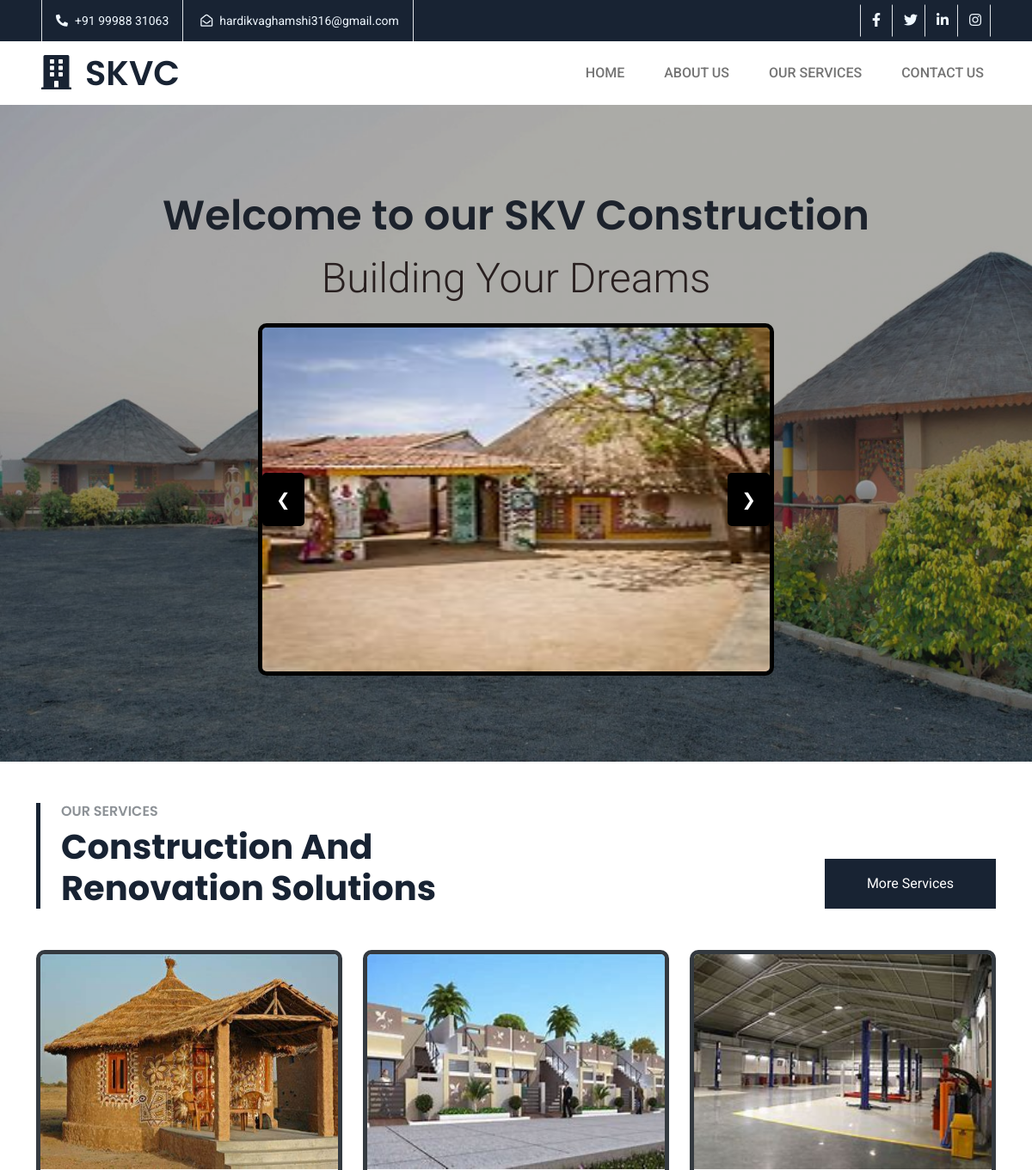
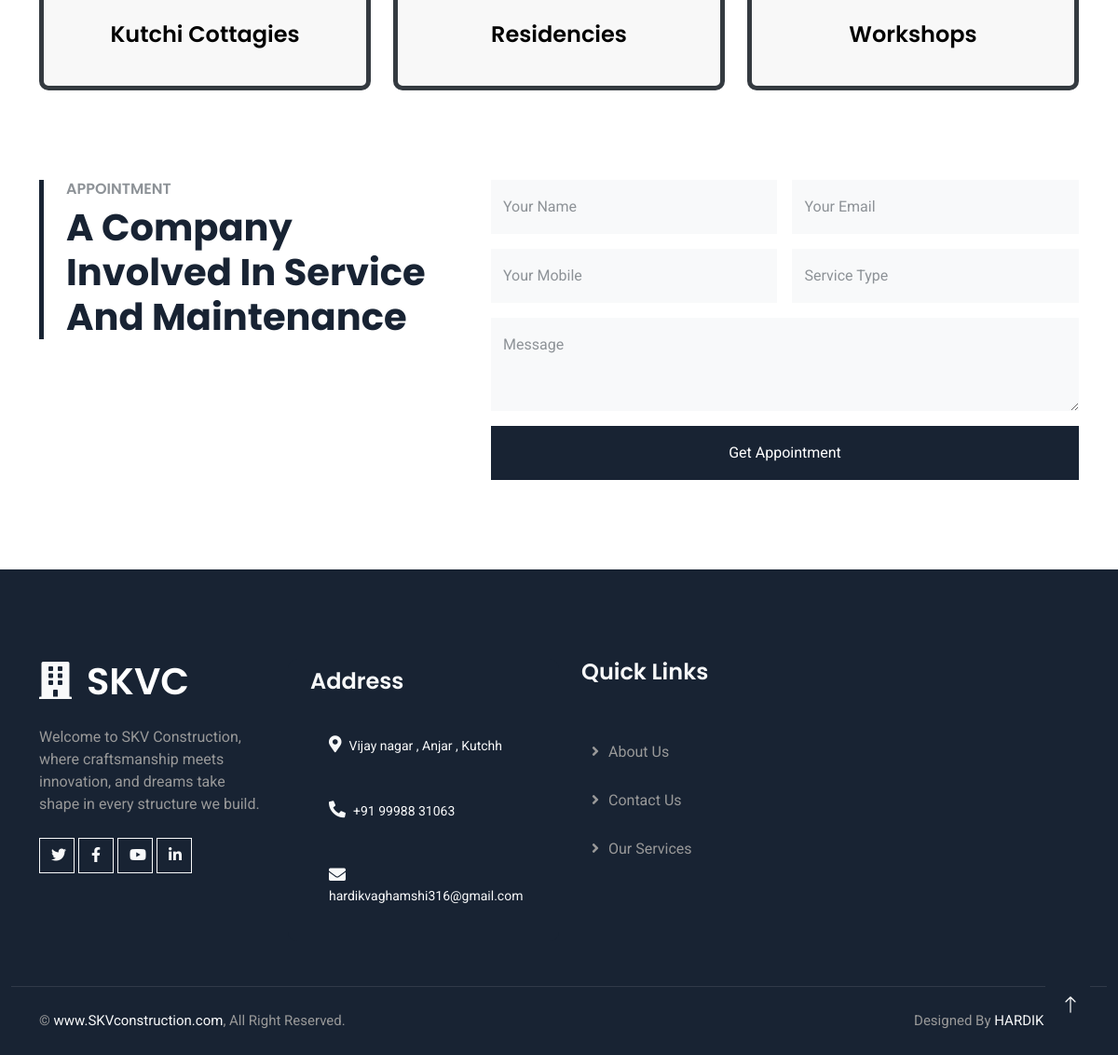
The page / on the database its author committed (2 pictures, top to bottom).
### SKVC/models.py (models this page shows, shortened)
class CarouselSlide(models.Model):
    title = models.CharField(max_length=255)
    description = models.TextField()
    image = models.ImageField(upload_to='carousel_images/')

class Service(models.Model):
    service_id = models.CharField(max_length=20, unique=True)
    title = models.CharField(max_length=255)
    description = models.TextField()
    image = models.ImageField(upload_to='service_images/')

### SKVC/views.py (the view)
# urls.py: path('', home, name='home'),
def home(request):
    services = Service.objects.all()
    carousel_slides = CarouselSlide.objects.all()
    return render(request, 'index.html', {'services': services,'carousel_slides': carousel_slides})

### SKVC/templates/index.html (shortened to what this page needs)
{% extends 'BASE.html' %}
{% load static  %}
{% block content %}
<head>
</head>
<section id="header-about" class="big-header" style="background-image: url('/static/img/bhunga.jpg'); background-size:100% 100%;">
  <div class="container">
    <h1>Welcome to our SKV Construction</h1>
    <p class="lead">Building Your Dreams</p>
    <div class="slideshow-container "style="border-color:black;">
      {% for image in carousel_slides %}
          <img class="mySlides" src="{{ MEDIA_URL }}{{ image.image.url }}" alt=" ">
      {% endfor %}
      <button class="w3-button w3-black w3-display-left" onclick="plusDivs(-1)">&#10094;</button>
      <button class="w3-button w3-black w3-display-right" onclick="plusDivs(1)">&#10095;</button>
    </div>
  </div>
</section>
  <div class="container-xxl py-5">
    <div class="container">
        <div class="row  align-items-end mb-5" >
            <div class="col-lg-6 wow fadeInUp" data-wow-delay="0.1s"style="color:rgb(0, 0, 0)">
                <div class="border-start border-5 border-dark ps-4">
                    <h6 class="text-body text-uppercase mb-2">Our Services</h6>
                    <h1 class="display-6 mb-0">Construction And Renovation Solutions</h1>
                </div>
            </div>
            <div class="col-lg-6 text-lg-end wow fadeInUp" data-wow-delay="0.3s">
                <a class="btn btn-dark py-3 px-5" href="">More Services</a>
            </div>
        </div>
        <div class="row g-4 justify-content-center">
            {% for service in services %}
                <div class="col-lg-4 col-md-6 wow fadeInUp" data-wow-delay="{% cycle '0.3s' '0.1s' %}">
                    <div class="service-item  overflow-hidden h-100" style="background-color: #f8f8f8;border-color: #343a40;" >
                        <a href="{% url 'service_detail' pk=service.pk %}">
                            <img src="{{ MEDIA_URL }}{{ service.image.url }}" alt="{{ service.title }}" style="width: 100%;height: 250px;">
                        </a>
                        <div class="service-text position-relative text-center h-100 p-4"style = "border-top: 2px;border-color: #d9d9d9;">
                            <h5 class="mb-3" style="color: rgb(3, 3, 3); ">{{ service.title }}</h5>
                        </div>
                    </div>
                </div>
            {% endfor %}
        </div>
    </div>
</div>
 <div class="container-xxl py-5">
  <div class="container">
      <div class="row g-5">
          <div class="col-lg-5 col-md-6 wow fadeInUp" data-wow-delay="0.1s">
              <div class="border-start border-5 border-dark ps-4 mb-5">
                  <h6 class="text-body text-uppercase mb-2">Appointment</h6>
                  <h1 class="display-6 mb-0">A Company Involved In Service And Maintenance</h1>
              </div>
          </div>
          <div class="col-lg-7 col-md-6 wow fadeInUp" data-wow-delay="0.5s">
              <form method="post" action="{% url 'appointment' %}">
                  <div class="row g-3">
                      <div class="col-sm-6">
                          <div class="form-floating">
                              <input type="text" class="form-control bg-light border-0" id="cname" name="cname" placeholder="Customer Name">
                              <label for="gname">Your Name</label>
                          </div>
                      </div>
                      <div class="col-sm-6">
                          <div class="form-floating">
                              <input type="email" class="form-control bg-light border-0" id="gmail" name="cmail" placeholder="Customer Email">
                              <label for="gmail">Your Email</label>
                          </div>
                      </div>
                      <div class="col-sm-6">
                          <div class="form-floating">
                              <input type="text" class="form-control bg-light border-0" id="cnumber" name="cnumber" placeholder="YOUR NUMBER">
                              <label for="cname">Your Mobile</label>
                          </div>
                      </div>
                      <div class="col-sm-6">
                          <div class="form-floating">
                              <input type="text" class="form-control bg-light border-0" id="service_type" name="service_type" placeholder="service type">
                              <label for="cage">Service Type</label>
                          </div>
                      </div>
                      <div class="col-12">
                          <div class="form-floating">
                              <textarea class="form-control bg-light border-0" name="message" placeholder="Leave a message here" id="message" style="height: 100px"></textarea>
                              <label for="message">Message</label>
                          </div>
                      </div>
                      <div class="col-12">
                          <button class="btn btn-dark w-100 py-3" type="submit">Get Appointment</button>
                      </div>
                  </div>
              </form>
          </div>
      </div>
  </div>
</div>
  {% endblock %}

### SKVC/static/css/style1.css (style rules this page uses)
:root { --primary: #FDA12B; --secondary: #8D9297; --light: #F8F9FA; --dark: #182333; }
.btn { font-weight: 500; transition: .5s; }
.service-text::before { position: relative; content: ""; width: 100%; height: auto; top: 0; left: 0; background: var(--primary); opacity: 0; transition: .5s; }
.service-item { border: 5px solid #ddd; border-radius: 10px; }
.service-text * { position: relative; transition: .5s; z-index: 1; }
.service-item img { max-width: 100%; height: 70%; transition: transform 0.3s; }
.service-item h5 { font-size: 1.5rem; margin-bottom: 0.5rem; color: #333; }

### SKVC/templates/index.html (style rules this page uses)
#header-about { text-align: center; color: #2b1e1e; padding: 100px 0; background-size: cover; position: relative; background-color: #d9d9d9; }
#header-about h1, #header-about p { font-size: 3em; }
.slideshow-container { position: relative; max-width: 600px; margin: auto; border: 5px solid #ddd; border-radius: 10px; overflow: hidden; }
.mySlides { width: 100%; height: 400px; display: none; }
.w3-button { position: absolute; top: 50%; font-size: 20px; padding: 16px; border: none; color: white; background-color: black; cursor: pointer; border-radius: 5px; }
.w3-display-left, .w3-display-right { position: absolute; top: 50%; transform: translateY(-50%); font-size: 20px; padding: 16px; color: white; cursor: pointer; border-radius: 5px; }
.w3-display-left { left: 0; }
.w3-display-right { right: 0; }

### rows shown on the page
CarouselSlide: image (picture)
Service: image (picture), title "Kutchi Cottagies"
Service: image (picture), title "Residencies"
Service: image (picture), title "Workshops"
